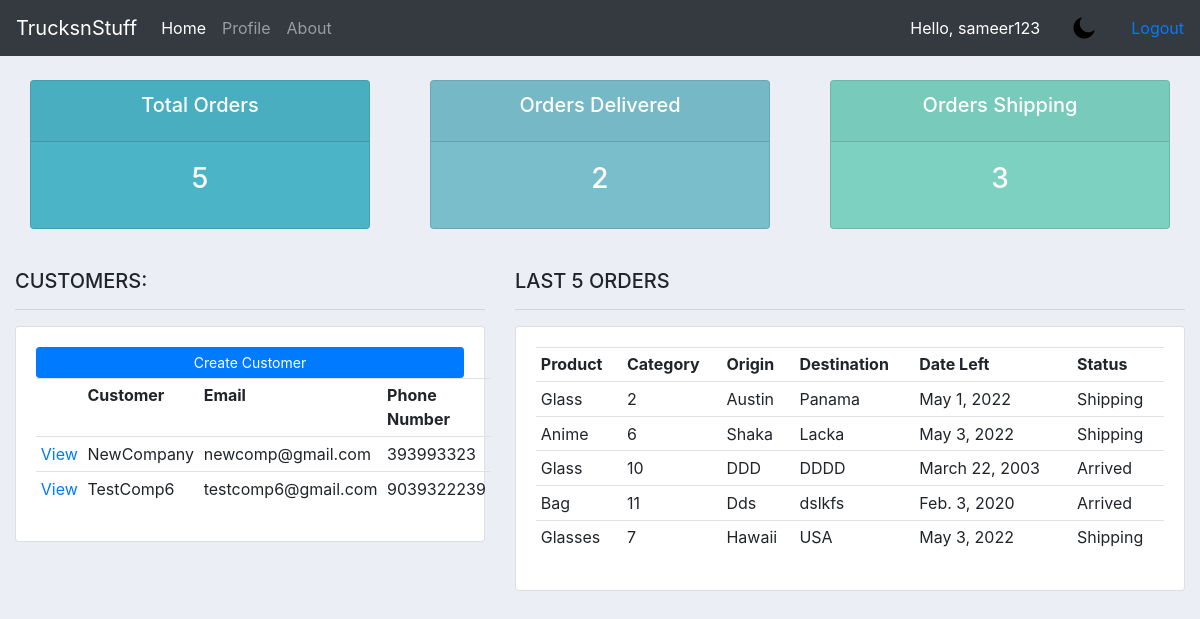
The app's page /company/Bookoo/ (signed in) with its own data.
### accounts/models.py (models this page shows, shortened)
class truckCustomer(models.Model):
    objects = models.Manager()
    name = models.CharField(max_length = 30, null = True)
    email = models.CharField(max_length = 30, null = True)
    phone = models.CharField(max_length = 30, null = True)
    profile_pic = models.ImageField(default = "profile.png", null=True, blank=True)
    orderCompany = models.ForeignKey(Company, null = True, on_delete= models.SET_NULL)

class Order(models.Model):
    orderID = models.CharField(max_length = 10, null = True)
    origin = models.CharField(max_length = 50, null = True)
    destination = models.CharField(max_length = 50, null = True)
    dateLeft = models.DateField(auto_now=False, auto_now_add=False)
    dateArrived = models.DateField(auto_now=False, auto_now_add=False)
    STATUS = (
            ('Pending', 'Pending'),
            ('Shipping', 'Shipping'),
            ('Arrived', 'Arrived'),
         )
    status = models.CharField(max_length = 50, null = True, choices = STATUS)
    orderCustomer = models.ForeignKey(truckCustomer, null = True, on_delete= models.SET_NULL)
    load = models.ForeignKey(TruckLoad, null = True, on_delete= models.SET_NULL)
    trucker = models.ForeignKey(Driver, null = True, on_delete= models.SET_NULL)

class TruckLoad(models.Model):
    loadName = models.CharField(max_length = 30, null = True)
    loadPrice = models.FloatField(null = True)
    loadWeight = models.FloatField(null = True)
    def __str__(self):
        return str(self.loadName)

### accounts/views.py (the view)
# urls.py: path('company/<str:pk>/',views.company,name="companypage"),
def company(request,pk):
    comp = Company.objects.get(name=pk)
    compName = comp.name
    company = Company.objects.filter(user = request.user).first()
    customers = comp.truckcustomer_set.all()
    orders = Order.objects.filter(orderCustomer__in=truckCustomer.objects.filter(orderCompany=comp))
    total_orders = orders.count()
    delivered = orders.filter(status='Arrived').count()
    pending = orders.filter(status='Shipping').count()
    context = {'name':compName,'comp':comp,'orders':orders, 'customers':customers,
    'total_orders':total_orders, 'delivered':delivered,'pending':pending, 'company':company}
    return render(request,'accounts/trucking.html',context)

### accounts/templates/accounts/trucking.html
{%  extends 'accounts/main.html' %}
{% block content %}
{%  include 'accounts/status.html' %}
<br>
<div class="row">
	<div class="col-md-5">
		<h5>CUSTOMERS:</h5>
		<hr>
		<div class="card card-body">
			<a class="btn btn-primary  btn-sm btn-block" href="{% url 'create_customer' name%}">Create Customer</a>
			<table class="table table-sm">
				<tr>
					<th></th>
					<th>Customer</th>
					<th>Email</th>
					<th>Phone Number</th>
				</tr>
				{% for c in customers%}
				<tr>
					<td><a href="{% url 'customerpage' c.name %}">View</a></td>
					<td>{{c.name}}</td>
					<td>{{c.email}}</td>
					<td>{{c.phone}}</td>
				</tr>
				{% endfor %}
			</table>
		</div>
	</div>
	<div class="col-md-7">
		<h5>LAST 5 ORDERS</h5>
		<hr>
		<div class="card card-body">
			<table class="table table-sm">
				<tr>
					<th>Product</th>
					<th>Category</th>
					<th>Origin</th>
					<th>Destination</th>
					<th>Date Left</th>
					<th>Status</th>
				</tr>
				{% for o in orders %}
					<tr>
						<td>{{o.load}}</td>
						<td>{{o.orderID}}</td>
						<td>{{o.origin}}</td>
						<td>{{o.destination}}</td>
						<td>{{o.dateLeft}}</td>
						<td>{{o.status}}</td>
					</tr>
				{% endfor %}
			</table>
		</div>
	</div>
</div>
{% endblock %}

### accounts/templates/accounts/main.html (shortened to what this page needs)
{% load static %}
<!DOCTYPE html>
<html>
  <head>
    <link
      rel="stylesheet"
      href="https://stackpath.bootstrapcdn.com/bootstrap/4.3.1/css/bootstrap.min.css"
    />
    <link
      rel="stylesheet"
      type="text/css"
      href="{% static '/css/main.css' %}"
    />
  </head>
  <body>
    {% include 'accounts/navbar.html' %}
    <div class="container-fluid">{% block content %} {% endblock %}</div>
  </body>
</html>

### accounts/templates/accounts/navbar.html (shortened to what this page needs)
{% load static %}
<nav class="navbar navbar-expand-lg navbar-dark bg-dark">
  <a class="navbar-brand" href="#">TrucksnStuff</a>
  <div class="collapse navbar-collapse" id="navbarNav">
    <ul class="navbar-nav">
      <li class="nav-item active">
        {% if company is not None %}
        <a class="nav-link" href="{% url 'companypage' company.name %}">Home</a>
        {% else %}
        <a class="nav-link" href="{% url 'create_company' %}">Add company</a>
        {% endif %}
      </li>
      <li class="nav-item">
        <a class="nav-link" href="{% url 'profile' %}">Profile</a>
      </li>
      <li class="nav-item">
        <a class="nav-link" href="{% url 'about' %}">About</a>
      </li>
    </ul>
  </div>
  <span style="color: white; padding: 0 2em 0 0">Hello, {{request.user}} </span>
  <img
    id="dark-mode-btn"
    onclick="changeColor()"
    src="/static/images/darkmode.png"
    alt=""
  />
  <span><a href="{% url 'logout' %}">Logout</a></span>
</nav>

### accounts/templates/accounts/status.html
<br>
<div class="row">
	<div class="col">
		<div class="col-md">
			<div class="card text-center text-white  mb-3" id="total-orders">
			  	<div class="card-header">
			  		<h5 class="card-title">Total Orders</h5>
			  	</div>
			  	<div class="card-body">
			    	<h3 class="card-title">{{total_orders}}</h3>
			  	</div>
			</div>
		</div>
	</div>
	<div class="col">
		<div class="col-md">
			<div class="card text-center text-white  mb-3" id="orders-delivered">
			  	<div class="card-header">
			  		<h5 class="card-title">Orders Delivered</h5>
			  	</div>
			  	<div class="card-body">
			    	<h3 class="card-title">{{delivered}}</h3>
			  	</div>
			</div>
		</div>
	</div>
	<div class="col">
		<div class="col-md">
			<div class="card text-center text-white  mb-3" id="orders-pending">
			  	<div class="card-header">
			  		<h5 class="card-title">Orders Shipping</h5>
			  	</div>
			  	<div class="card-body">
			    	<h3 class="card-title">{{pending}}</h3>
			  	</div>
			</div>
		</div>
	</div>
</div>

### static/css/main.css (style rules this page uses)
body { background-color: #ebeff5; }
#total-orders { background-color: #4cb4c7; }
#orders-delivered { background-color: #7abecc; }
#orders-pending { background-color: #7CD1C0; }

### accounts/templates/accounts/navbar.html (style rules this page uses)
#dark-mode-btn { margin-right: 35px; cursor: pointer; }

### records on screen
truckCustomer: name "NewCompany", email "newcomp@gmail.com", phone "393993323"
truckCustomer: name "TestComp6", email "testcomp6@gmail.com", phone "9039322239"
Order: load "Glass", orderID "2", origin "Austin", destination "Panama", dateLeft "May 1, 2022", status "Shipping"
Order: load "Anime", orderID "6", origin "Shaka", destination "Lacka", dateLeft "May 3, 2022", status "Shipping"
Order: load "Glass", orderID "10", origin "DDD", destination "DDDD", dateLeft "March 22, 2003", status "Arrived"
Order: load "Bag", orderID "11", origin "Dds", destination "dslkfs", dateLeft "Feb. 3, 2020", status "Arrived"
Order: load "Glasses", orderID "7", origin "Hawaii", destination "USA", dateLeft "May 3, 2022", status "Shipping"

### other values on screen
{{ request.user }} "sameer123"
{{ total_orders }} "5"
{{ delivered }} "2"
{{ pending }} "3"
